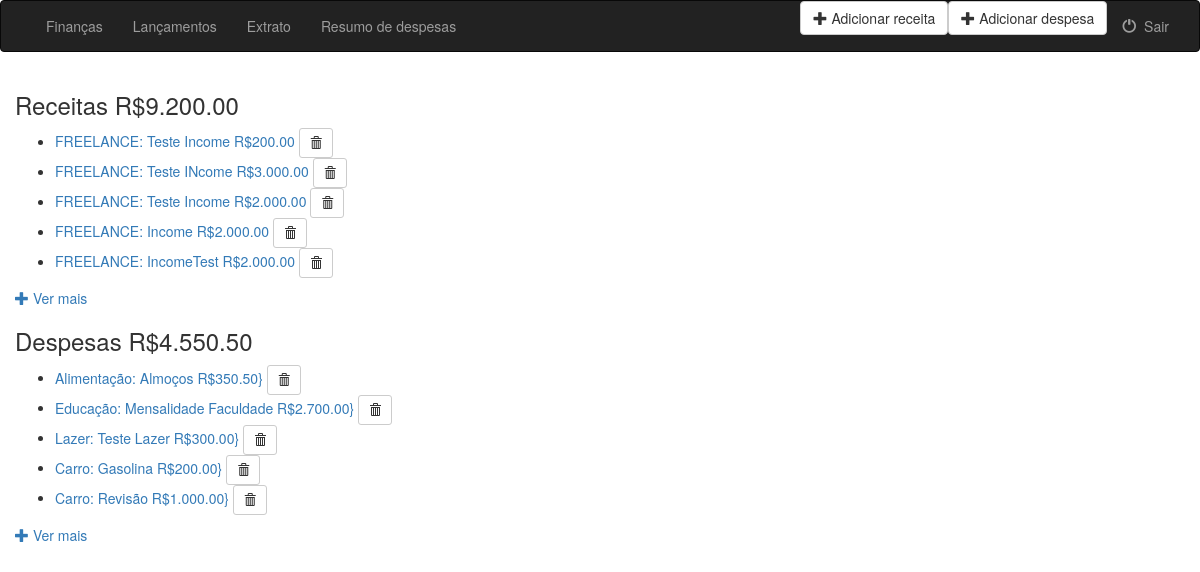
The app's page /finances/ (signed in) with its own data.
### finances/models.py (models this page shows, shortened)
class Entry(models.Model):
    agent = models.ForeignKey(User, on_delete=models.CASCADE)
    category = models.ForeignKey(Category, on_delete=models.CASCADE)
    description = models.CharField(max_length=100)
    amount = models.FloatField()
    entry_date = models.DateField(default=timezone.now)
    objects = EntryManager()

class Category(models.Model):
    INCOME = 'IN'
    EXPENSE = 'EX'
    ENTRY_TYPE_CHOICES = (
        (INCOME, 'INCOME'),
        (EXPENSE, 'EXPENSE'),
    )
    entries_type = models.CharField(
        max_length=2,
        choices=ENTRY_TYPE_CHOICES,
        default= EXPENSE,
    )
    description = models.CharField(max_length=100)

### finances/views.py (the view)
# urls.py: path('', views.IndexView.as_view(), name='index'),
class IndexView(LoginRequiredMixin, View):
    template_name = 'finances/index.html'
    login_url = 'finances:login_user'
    def get(self, request):
      return get_list_entries(request, 5, self.template_name)

### finances/models.py (called while the page is built)
    def get_entries(self, user, month, year, limit, entry_type):
        try:
            return self.order_by('entry_date').filter(
                agent=user, category__in=Category.objects.filter(entries_type__in=entry_type),
                entry_date__month=month, entry_date__year=year
                )[:limit]
        except ObjectDoesNotExist:
            return None

    def get_incomes(self, user, month, year, limit):
        return self.get_entries(user, month, year, limit, [('IN')])

    def get_expenses(self, user, month, year, limit):
        return self.get_entries(user, month, year, limit, [('EX')])

    def get_all_entries(self, user, month, year, limit):
        return self.get_entries(user, month, year, limit, [('IN'), ('EX')])

    def get_entries_amount(self, user, entries):
        return entries.aggregate(Sum('amount'))

    def get_amount_expenses_by_category(self, user, month, year, limit):
        expenses = self.get_expenses(user, month, year, limit)
        return expenses.order_by('category__description').values('category__description').annotate(Sum('amount'))

    def get_expenses_by_category(self, user, month, year, limit):
        expenses = self.get_expenses(user, month, year, limit).values('category__description', 'description', 'amount', 'entry_date')
        return expenses.order_by('category__description', 'entry_date')

### finances/templatetags/format_currency.py (called while the page is built)
@register.filter
def format_currency_symbol(value):
    value = round(float(value), 2)
    return "R$%s%s" % (intcomma(int(value)), ("%0.2f" % value)[-3:])

### finances/views.py (called while the page is built)
def get_years(current_year, limit):
    years = []
    for i in range(current_year - limit, current_year + limit):
        years.append(i)
    return years

def get_list_expenses_by_category(request, limit, month, year):
    expenses =  Entry.objects.get_expenses_by_category(request.user, month, year, None)
    expenses_by_category = {}
    for result in expenses:
        key = result['category__description']
        if result['category__description'] in expenses_by_category:
            expenses_by_category[result['category__description']].append([
            result['entry_date'],
            result['description'],
            result['amount']
            ])
        else:
            expenses_by_category.setdefault(key, [])
            expenses_by_category[key].append([
            result['entry_date'],
            result['description'],
            result['amount']
            ])
    return expenses_by_category

### finances/templates/finances/index.html (shortened to what this page needs)
{% extends 'finances/base.html' %}
{% load format_currency %}
{% block body %}
{% if incomes %}
<div class="container-fluid">
    <h3>Receitas {{total_incomes.amount__sum|format_currency_symbol}}</h3>
    <ul>
        {% for income in incomes %}
        <li>
            <a href = "/finances/{{income.id}}/">{{income.category.description}}: {{income.description}} {{income.amount|format_currency_symbol}}</a>
            <form action="{% url 'finances:delete_entry' income.id %}" method="post" style="display: inline;">
                <button type="submit" class="btn btn-default btn-sm">
                    <span class="glyphicon glyphicon-trash"></span>
                </button>
            </form>
        </li>
        {% endfor %}
    </ul>
    {% else %}
    <h3> Você não possui receitas </h3>
    {% endif %}
    <a href="{% url 'finances:list_entry' %}"> <span class="glyphicon glyphicon-plus"></span>&nbsp;Ver mais</a>
    {% if expenses %}
    <h3>Despesas {{total_expenses.amount__sum|format_currency_symbol}}</h3>
    <ul>
        {% for expense in expenses %}
        <li>
            <a href = "/finances/{{expense.id}}/">{{expense.category.description}}: {{expense.description}} {{expense.amount|format_currency_symbol}}}</a>
            <form action="{% url 'finances:delete_entry' expense.id %}" method="post" style="display: inline;">
                <button type="submit" class="btn btn-default btn-sm">
                    <span class="glyphicon glyphicon-trash"></span>
                </button>
            </form>
        </li>
        {% endfor %}
    </ul>
    {% else %}
    <h3> Você não possui despesas </h3>
    {% endif %}
    <a href="{% url 'finances:list_entry' %}"> <span class="glyphicon glyphicon-plus"></span>&nbsp;Ver mais</a>
</div>
{% endblock %}

### records on screen
Entry: category.description "FREELANCE", description "Teste Income", amount "R$200.00"
Entry: category.description "FREELANCE", description "Teste INcome", amount "R$3.000.00"
Entry: category.description "FREELANCE", description "Teste Income", amount "R$2.000.00"
Entry: category.description "FREELANCE", description "Income", amount "R$2.000.00"
Entry: category.description "FREELANCE", description "IncomeTest", amount "R$2.000.00"
Entry: category.description "Alimentação", description "Almoços", amount "R$350.50"
Entry: category.description "Educação", description "Mensalidade Faculdade", amount "R$2.700.00"
Entry: category.description "Lazer", description "Teste Lazer", amount "R$300.00"
Entry: category.description "Carro", description "Gasolina", amount "R$200.00"
Entry: category.description "Carro", description "Revisão", amount "R$1.000.00"

### other values on screen
{{ total_incomes.amount__sum|format_currency_symbol }} "R$9.200.00"
{{ total_expenses.amount__sum|format_currency_symbol }} "R$4.550.50"
